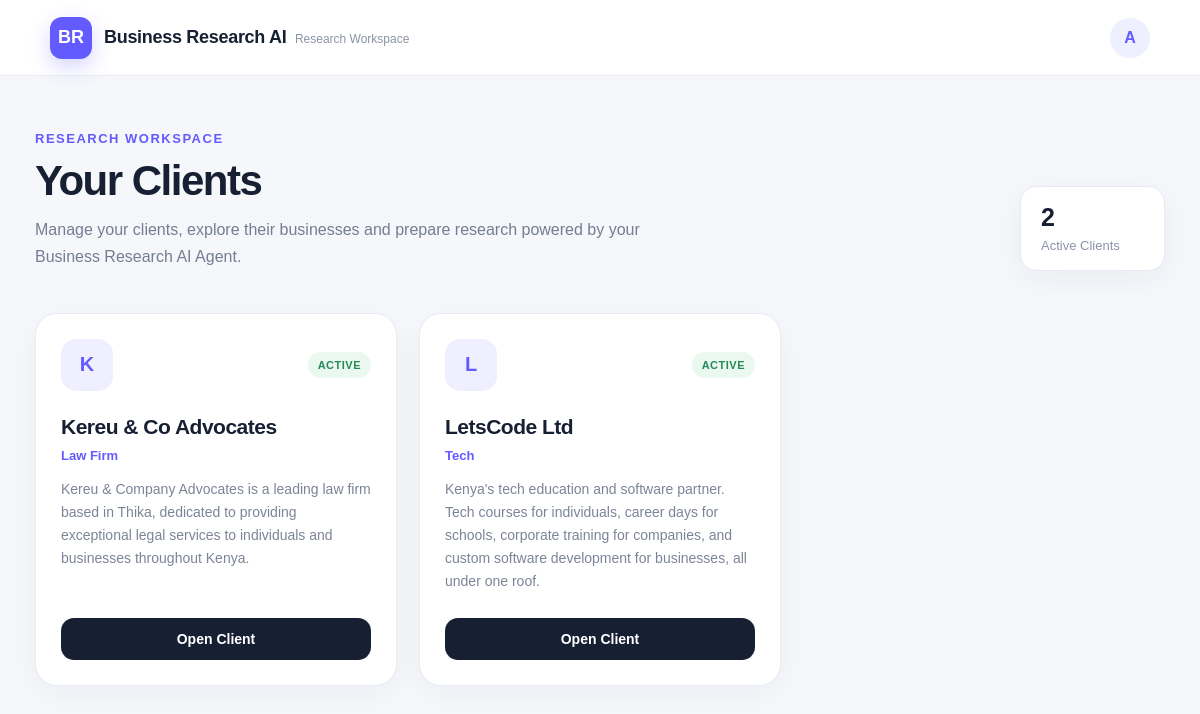
/clients/, run on the app's committed database.
### clients/models.py (models this page shows, shortened)
class Client(models.Model):
    name = models.CharField(max_length=200)
    business_name = models.CharField(max_length=200)
    industry = models.CharField(max_length=100, blank=True)
    description = models.TextField(blank=True)
    created_at = models.DateTimeField(auto_now_add=True)

### clients/views.py (the view)
# urls.py: path("", views.dashboard, name="dashboard"),
def dashboard(request):
    clients = Client.objects.all()
    return render(request, "clients/dashboard.html", {"clients": clients})

### clients/templates/clients/dashboard.html (shortened to what this page needs)
<!doctype html>
<html lang="en">
  <head>
  </head>
  <body>
    <nav class="navbar">
      <div class="brand">
        <div class="brand-logo">BR</div>
        <div>
          <span class="brand-name">Business Research AI</span>
          <span class="brand-label">Research Workspace</span>
        </div>
      </div>
      <div class="profile">
        <div class="profile-avatar">A</div>
      </div>
    </nav>
    <main class="container">
      <section class="hero">
        <div>
          <div class="eyebrow">Research Workspace</div>
          <h1>Your Clients</h1>
          <p class="hero-description">
            Manage your clients, explore their businesses and prepare research
            powered by your Business Research AI Agent.
          </p>
        </div>
        <div class="client-count">
          <span class="client-count-number"> {{ clients|length }} </span>
          <span class="client-count-label"> Active Clients </span>
        </div>
      </section>
      <section class="clients-grid">
        {% for client in clients %}
        <article class="client-card">
          <div class="card-top">
            <div class="client-icon">
              {{ client.business_name|first|upper }}
            </div>
            <span class="status"> Active </span>
          </div>
          <h3>{{ client.business_name }}</h3>
          <p class="industry">{{ client.industry }}</p>
          <p class="description">{{ client.description }}</p>
          <a href="{% url 'client_workspace' client.id %}" class="open-button">
            Open Client
          </a>
        </article>
        {% endfor %}
      </section>
    </main>
  </body>
</html>

### clients/templates/clients/dashboard.html (style rules this page uses)
* { margin: 0; padding: 0; box-sizing: border-box; }
body { font-family: Arial, Helvetica, sans-serif; background: #f5f7fb; color: #172033; min-height: 100vh; }
.navbar { height: 76px; background: #ffffff; border-bottom: 1px solid #e8ebf2; display: flex; align-items: center; justify-content: space-between; padding: 0 50px; position: sticky; top: 0; z-index: 10; }
.brand { display: flex; align-items: center; gap: 12px; }
.brand-logo { width: 42px; height: 42px; border-radius: 12px; background: #635bff; color: white; display: flex; align-items: center; justify-content: center; font-size: 18px; font-weight: 800; box-shadow: 0 8px 20px rgba(99, 91, 255, 0.25); }
.brand-name { font-size: 18px; font-weight: 750; letter-spacing: -0.3px; }
.brand-label { font-size: 12px; color: #8b93a7; margin-left: 4px; }
.profile { display: flex; align-items: center; gap: 12px; }
.profile-avatar { width: 40px; height: 40px; border-radius: 50%; background: #eef0ff; color: #635bff; display: flex; align-items: center; justify-content: center; font-weight: 700; }
.container { max-width: 1250px; margin: 0 auto; padding: 55px 35px 70px; }
.hero { display: flex; align-items: flex-end; justify-content: space-between; gap: 30px; margin-bottom: 42px; }
.eyebrow { color: #635bff; font-size: 13px; font-weight: 800; text-transform: uppercase; letter-spacing: 1.5px; margin-bottom: 12px; }
.hero h1 { font-size: 42px; line-height: 1.1; letter-spacing: -1.5px; margin-bottom: 12px; }
.hero-description { color: #747d91; font-size: 16px; line-height: 1.7; max-width: 620px; }
.client-count { background: white; border: 1px solid #e7eaf1; border-radius: 16px; padding: 16px 20px; min-width: 145px; box-shadow: 0 8px 30px rgba(31, 41, 55, 0.05); }
.client-count-number { display: block; font-size: 25px; font-weight: 800; color: #172033; margin-bottom: 4px; }
.client-count-label { color: #8b93a7; font-size: 13px; }
.clients-grid { display: grid; grid-template-columns: repeat(auto-fill, minmax(290px, 1fr)); gap: 22px; }
.client-card { background: #ffffff; border: 1px solid #e8ebf2; border-radius: 22px; padding: 25px; min-height: 260px; display: flex; flex-direction: column; transition: transform 0.25s ease, box-shadow 0.25s ease; box-shadow: 0 8px 30px rgba(31, 41, 55, 0.045); }
.card-top { display: flex; align-items: center; justify-content: space-between; margin-bottom: 22px; }
.client-icon { width: 52px; height: 52px; border-radius: 15px; background: #f0efff; color: #635bff; display: flex; align-items: center; justify-content: center; font-size: 20px; font-weight: 800; }
.status { font-size: 11px; font-weight: 800; color: #238b57; background: #eaf8f0; padding: 7px 10px; border-radius: 20px; text-transform: uppercase; letter-spacing: 0.5px; }
.client-card h3 { font-size: 21px; line-height: 1.3; letter-spacing: -0.5px; margin-bottom: 8px; }
.industry { color: #635bff; font-size: 13px; font-weight: 700; margin-bottom: 15px; }
.description { color: #7c8497; font-size: 14px; line-height: 1.65; margin-bottom: 25px; flex-grow: 1; }
.open-button { width: 100%; display: block; text-align: center; text-decoration: none; border: none; border-radius: 13px; padding: 13px 18px; background: #172033; color: white; font-size: 14px; font-weight: 700; cursor: pointer; transition: background 0.2s ease, transform 0.2s ease; }

### data on the page
Client: business_name|first "K", business_name "Kereu & Co Advocates", industry "Law Firm", description "Kereu & Company Advocates is a leading law firm based in Thika, dedicated to providing exceptional legal services to individuals and businesses throughout Kenya."
Client: business_name|first "L", business_name "LetsCode Ltd", industry "Tech", description "Kenya's tech education and software partner. Tech courses for individuals, career days for schools, corporate training for companies, and custom software development for businesses, all under one roof."

### other printed values
{{ clients|length }} "2"
